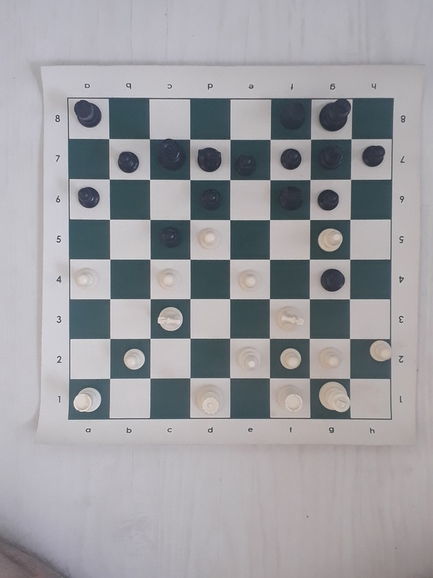
#> input picture Jogos/1/20.jpg, 433 x 578 px, given in place of 1.jpg, which was not available
$ jupyter execute --allow-errors 'RandomBoard TestSet.ipynb'   (shell and % lines are left out)
#> lines starting #> are read from the running program, lines starting #| are printed output that depends on the picture; pictures that were not available may be replaced by others from this repository, and a replacement may not be noted
[cell 1]
import matplotlib.pyplot as plt
import numpy as np
import cv2
import chess
import chess.svg

[cell 2]
photo = "1"

img = cv2.imread("Jogos/1/{}.jpg".format(photo), 0)
#> img: shape (578, 433); min 34, max 252, mean 157.2

plt.imshow(img, cmap = "gray")

[cell 3]
aux = np.zeros((400, 400), dtype = np.float32)
pts_aux = np.float32([[0,0],[aux.shape[1], 0],[aux.shape[1],aux.shape[0]],[0,aux.shape[0]]])

[cell 4]
points = []
ix,iy = -1,-1

def get_points(event,x,y,flags,param):
    global ix,iy,drawing,mode, points

    if event == cv2.EVENT_LBUTTONDOWN:
        ix,iy = x,y
        #print(x, y)
        points.append([x, y])

img_r = cv2.resize(img, (int(img.shape[1]/1.4), int(img.shape[0]/1.4)))

# [14 lines of commented-out code are left out]

#> (a cell that did not finish here is left out)

[cell 6]
pts1 = np.array([[ 50.,  71.],
       [282.,  73.],
       [280., 302.],
       [ 49., 301.]], dtype = np.float32)

[cell 7]
M = cv2.getPerspectiveTransform(pts1, pts_aux)
perspectiva = cv2.warpPerspective(img_r, M,(aux.shape[1], aux.shape[0]), aux, borderMode = cv2.BORDER_TRANSPARENT)
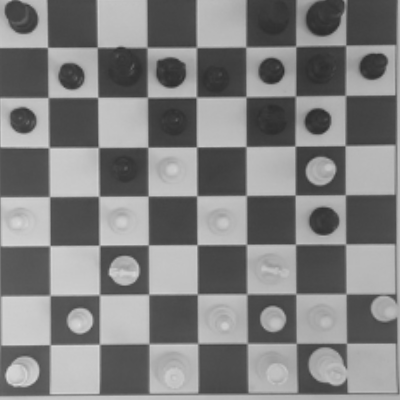
#> perspectiva: shape (400, 400); min 44, max 221, mean 128.6
plt.imshow(perspectiva, cmap = "gray")

[cell 8]
lst = []
for i in range(8):
    for j in range(8):
        lst.append(perspectiva[perspectiva.shape[1]*i//8:perspectiva.shape[1]*(i+1)//8, perspectiva.shape[0]*j//8:perspectiva.shape[0]*(j+1)//8])
#> after the loop, lst = 64 items

array = np.array(lst).reshape(8, 8, 50, -1)

[cell 9]
def center_image(img, p = 0.35, boolean = True):
    if boolean == False:
        return img
    w, h = img.shape
    cw, ch = w//2, h//2
    #p = 0.4 #max 0.5
    return img[int(cw - w*p): int(cw + w*p), int(ch - h*p) : int(ch + h*p)]


def show_full_board(array_geral, center = False, p = 0.35):
#> called with array_geral = array of shape (8, 8, 50, 50), center = False, p = 0.35
    fig, axs = plt.subplots(8, 8, figsize = (10, 10))
    [axi.set_axis_off() for axi in axs.ravel()]
    for i in range(8):
        for j in range(8):
            axs[i, j].imshow(center_image(array_geral[i, j], boolean = center, p = p))
    return

[cell 10]
show_full_board(array, center = False)
show_full_board(array, center = True)
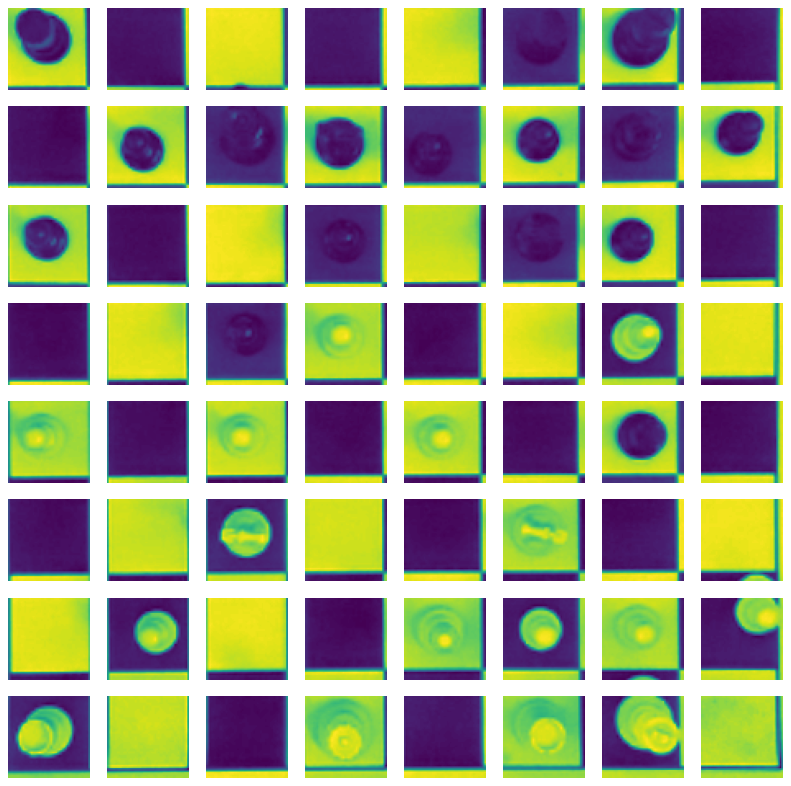
#> figure drawn by matplotlib, 64 panels
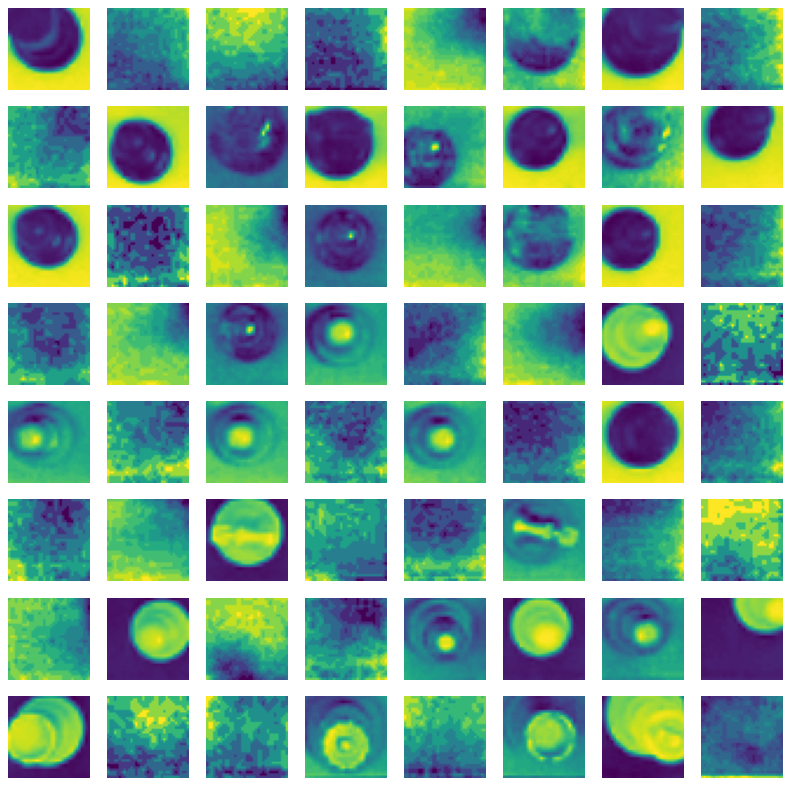
#> figure drawn by matplotlib, 64 panels

[cell 11]
def test_f1(a, threshold = 5):
    a = np.sum(cv2.Canny(a, 0, 25))/(255)
    return (a > threshold)

[cell 12]
def show_full_board_grayhot(array):
    matrix = np.zeros((8, 8))
    p = 0.2

    for x in range(8):
        for y in range(8):
            matrix[x, y] = 1 if test_f1(center_image(array[x, y], p = p)) else 0
#> this loop made 8 passes

    fig, axs = plt.subplots(8, 8, figsize = (10, 10))
    [axi.set_axis_off() for axi in axs.ravel()]
    for i in range(8):
        for j in range(8):
            if matrix[i, j] == 1:
                cmap = "hot"
            else:
                cmap = "gray"
            axs[i, j].imshow(center_image(array[i, j], boolean = True, p = p), cmap = cmap)
    return matrix

[cell 13]
matrix = show_full_board_grayhot(array)
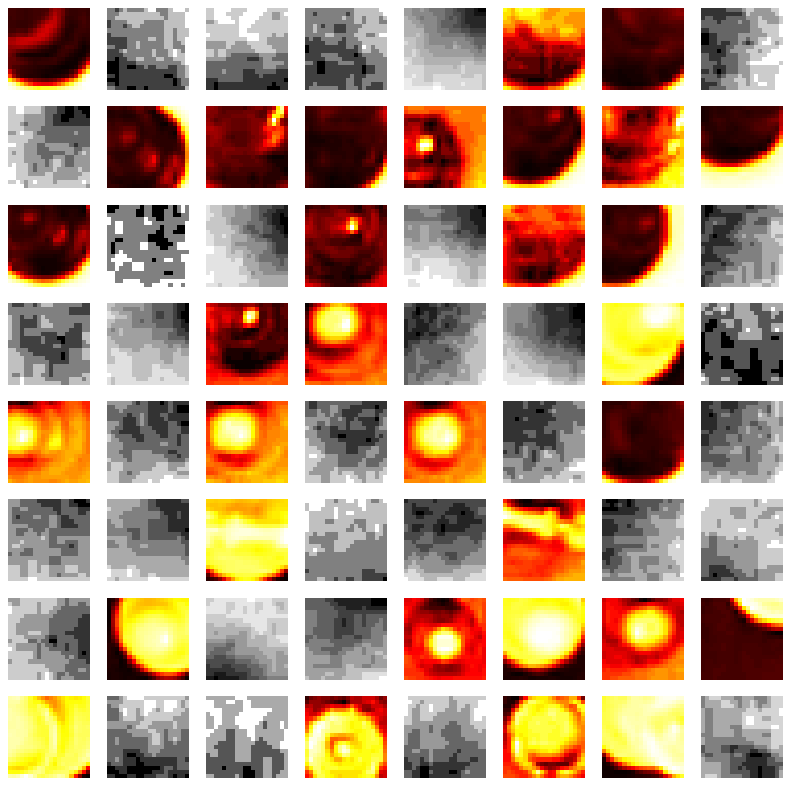
#> figure drawn by matplotlib, 64 panels

[cell 14]
positions = np.transpose(np.nonzero(matrix))

[cell 15]
len(positions) == 32
#> Out = True

[cell 16]
fig, axis = plt.subplots(1, len(positions), figsize = (20, 20))
[ax.set_axis_off() for ax in axis.ravel()]

for i, x in enumerate(positions):
    axis[i].imshow(array[x[0], x[1]])
#> this loop made 32 passes
#> x on passes 1 to 12: [0, 0], [0, 5], [0, 6], [1, 1], [1, 2], [1, 3], [1, 4], [1, 5], [1, 6], [1, 7], [2, 0], [2, 3]
#     cv2.imwrite("RandomBoard_TestSets/{}/{}.png".format(photo, i), array[x[0], x[1]])
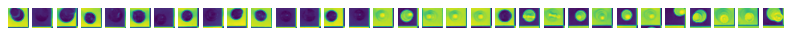
#> figure drawn by matplotlib, 32 panels

$ run again, on Jogos/1/33.jpg
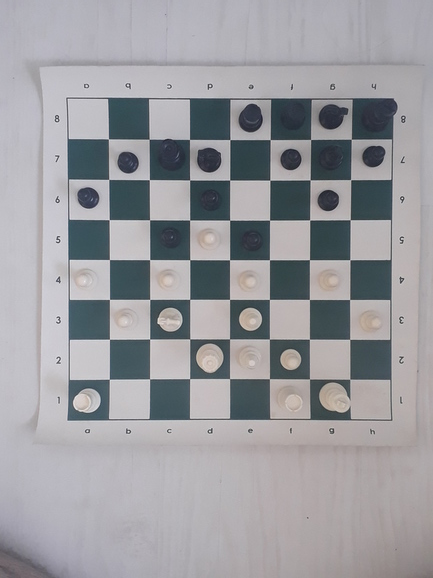
#> input picture Jogos/1/33.jpg, 433 x 578 px, given in place of 1.jpg, which was not available
#> `perspectiva = cv2.warpPerspective(img_r, M,(aux.shape[1], aux.shape[0]..`:
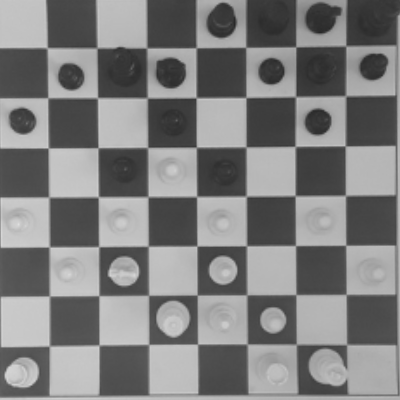
#> perspectiva: shape (400, 400); min 39, max 223, mean 126.5
#> after the loop `for i in range(8):`: lst = 64 items
#> the loop in show_full_board_grayhot, `for x in range(8):` made 8 passes
#> Out = False
#> the loop `for i, x in enumerate(positions):` made 30 passes
#> x on passes 1 to 8: [0, 4], [0, 5], [0, 6], [0, 7], [1, 1], [1, 2], [1, 3], [1, 5]
